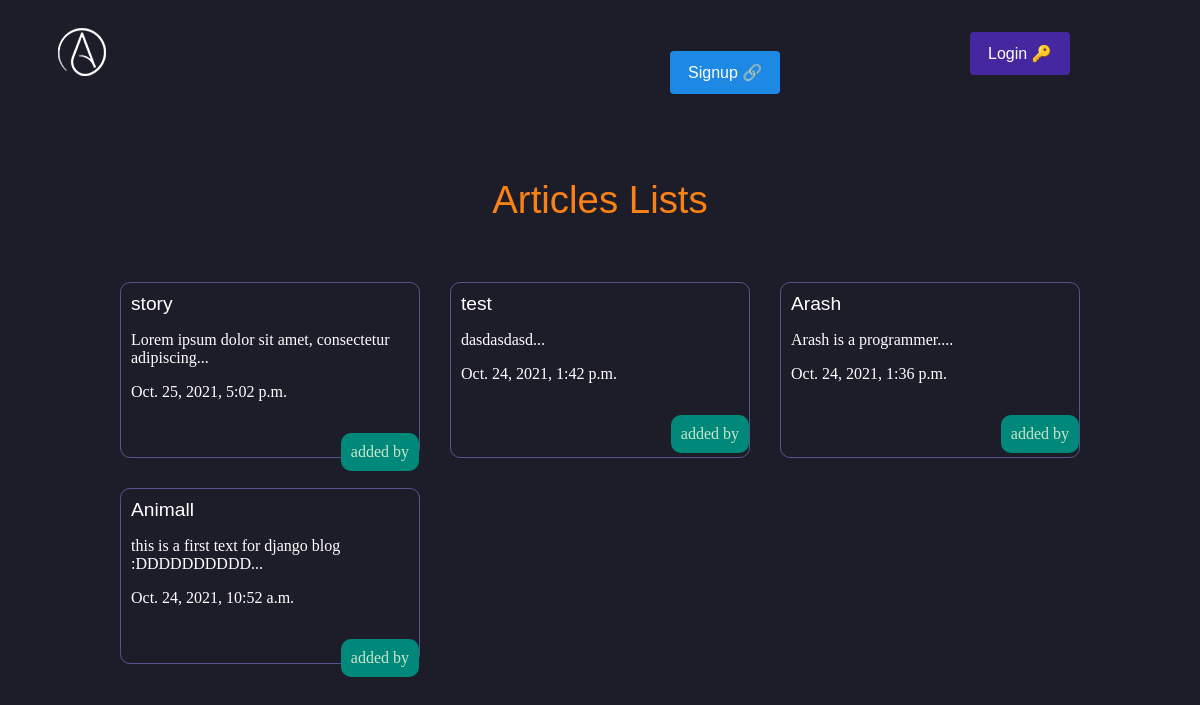
The page /articles/ on the database as committed earlier.
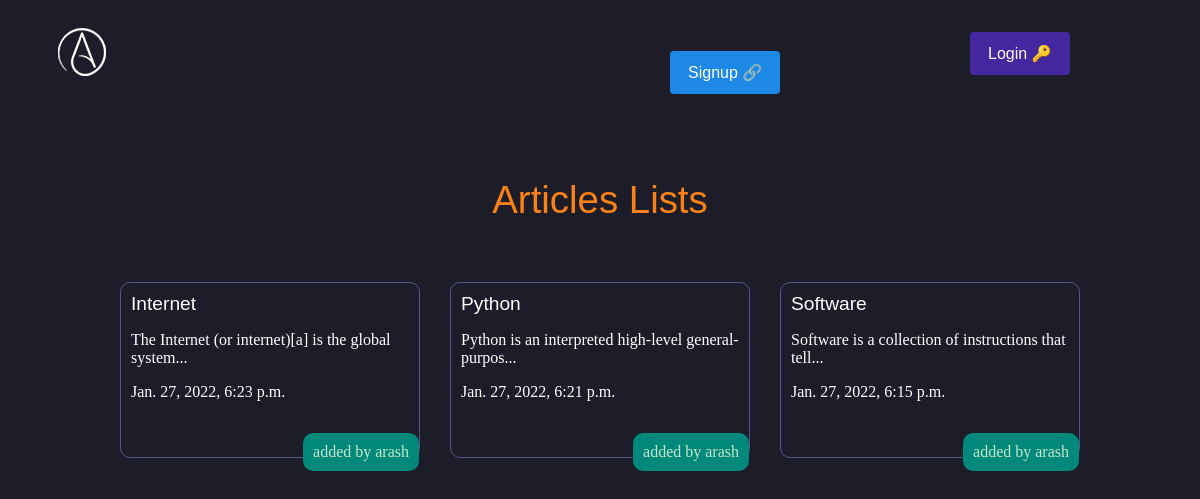
The same page on the database as committed later.
### articles/models.py (models this page shows, shortened)
class Article(models.Model):
    title = models.CharField(max_length =100)
    slug = models.SlugField(allow_unicode=True)
    body = models.TextField()
    date = models.DateTimeField(auto_now_add = True)
    image = models.ImageField(default='default.jpg', blank=True)
    author = models.ForeignKey(User, default=None, on_delete=models.CASCADE)
    def snippet(self):
        return self.body[:50]+'...'

### articles/views.py (the view)
# urls.py: path('', views.articles_list,name="list"),
def articles_list(request):
    articles = models.Article.objects.all().order_by('-date')
    args = {'articles':articles}
    return render(request, 'articles/articles_list.html', args)

### articles/templates/articles/articles_list.html (shortened to what this page needs)
{%extends 'base.html'%}
{% block content %}
<h1>Articles Lists</h1>
<div class="articles">
  {% for article in articles %}
  <div class="article">
    <h2><a href="{% url 'articles:detail' slug=article.slug %}">{{article.title}}</a></h2>
    <p>{{article.snippet}}</p>
    <p>{{article.date}}</p>
    <p class='author'>added by {{article.author.username}}</p>
  </div>
  {% endfor %}
</div>
{% endblock %}

### templates/base.html (shortened to what this page needs)
{% load static %}
<!DOCTYPE html>
<html lang="en" dir="ltr">
  <head>
    <link rel="stylesheet" href="{% static 'style.css' %}">
  </head>
  <body>
    <header>
      <a class="logo" href="{% url 'articles:list' %}"></a>
    <nav>
      <ul>
        {% if user.is_authenticated %}
        <li>
          <form class="logout-link" action="{% url 'accounts:logout' %}" method="post">
            {% csrf_token %}
            <button type="submit">Logout</button>
          </form>
        </li>
        <li>
          <a class="highlight" href="{% url 'articles:create' %}">+ Create Article</a>
        </li>
        {% else %}
        <li>
          <a class="login" href="{% url 'accounts:login' %}">Login 🔑</a>
        </li>
        <li>
          <a class="signup" href="{% url 'accounts:signup' %}">Signup 🔗</a>
        </li>
        {% endif %}
      </ul>
    </nav>
    </header>
    <div class="wrapper">
      {% block content %}
      {% endblock %}
    </div>
  </body>
</html>

### assets/style.css (style rules this page uses)
body { background-color:#1d1d29; color:#fff; background-attachment: fixed; }
body * { font-family:arial; }
h1,h2,h3,h4,h5 { color: #fa8116; font-weight:normal; margin: 0px; }
a,a:hover,a:visited { color:#fff; text-decoration:none; }
.articles { display:grid; grid-template-columns:1fr 1fr 1fr; grid-gap:30px; }
.article .author { padding: 10px; background-color: #00897B; position: absolute; right: 0; border-radius: 10px; color:#C8E6C9; }
.article h2 { font-size: 1.2em; }
.wrapper { max-width: 960px; margin: 0px auto; }
div.wrapper h1 { text-align: center; margin: 60px auto; font-size: 2.4em; }
header { display:grid; grid-template-columns: 1fr 1fr; padding: 20px 0; }
nav li { display: inline-block; margin-left: 30px; }
a.login { background-color:#4527a0 ; border-radius: 4px; color: white; font-size: 1.5 em; margin-left: 300px; cursor: pointer; padding: 13px 18px 13px 18px; }
a.signup { background-color:#1e88e5 ; border-radius: 4px; color: white; font-size: 1.5 em; cursor: pointer; padding: 13px 18px 13px 18px; }
.logo { background-image: url(sitelogo.png); background-repeat:no-repeat; margin-left: 50px; }
.article { padding:10px; border:1px solid #55558d; border-radius: 10px; position: relative; padding-bottom: 40px; }
.article p { font-family: Franklin Gothic Medium; }

Rows that differ between the two databases and show on the page:
removed Article: title "story", snippet "Lorem ipsum dolor sit amet, consectetur adipiscing...", date "Oct. 25, 2021, 5:02 p.m."
removed Article: title "test", snippet "dasdasdasd...", date "Oct. 24, 2021, 1:42 p.m."
removed Article: title "Arash", snippet "Arash is a programmer....", date "Oct. 24, 2021, 1:36 p.m."
removed Article: title "Animall", snippet "this is a first text for django blog :DDDDDDDDDD...", date "Oct. 24, 2021, 10:52 a.m."
added Article: title "Internet", snippet "The Internet (or internet)[a] is the global system...", date "Jan. 27, 2022, 6:23 p.m.", author.username "arash"
added Article: title "Python", snippet "Python is an interpreted high-level general-purpos...", date "Jan. 27, 2022, 6:21 p.m.", author.username "arash"
added Article: title "Software", snippet "Software is a collection of instructions that tell...", date "Jan. 27, 2022, 6:15 p.m.", author.username "arash"
